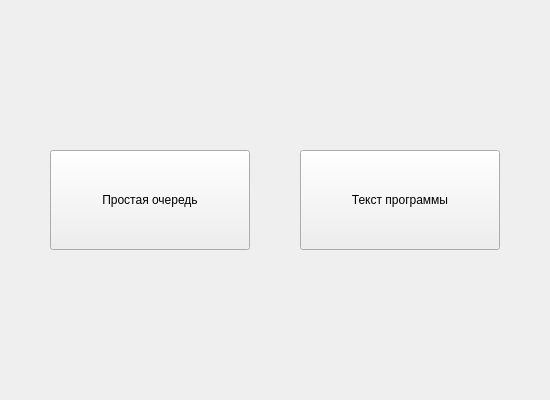
<?xml version="1.0" encoding="UTF-8"?>
<ui version="4.0">
 <class>MainWindow</class>
 <widget class="QMainWindow" name="MainWindow">
  <property name="geometry">
   <rect>
    <x>0</x>
    <y>0</y>
    <width>550</width>
    <height>400</height>
   </rect>
  </property>
  <property name="windowTitle">
   <string>MainWindow</string>
  </property>
  <widget class="QWidget" name="centralwidget">
   <widget class="QPushButton" name="pushButton">
    <property name="geometry">
     <rect>
      <x>50</x>
      <y>150</y>
      <width>200</width>
      <height>100</height>
     </rect>
    </property>
    <property name="text">
     <string>Простая очередь</string>
    </property>
   </widget>
   <widget class="QPushButton" name="pushButton_2">
    <property name="geometry">
     <rect>
      <x>300</x>
      <y>150</y>
      <width>200</width>
      <height>100</height>
     </rect>
    </property>
    <property name="text">
     <string>Текст программы</string>
    </property>
   </widget>
  </widget>
 </widget>
 <resources/>
 <connections/>
</ui>
